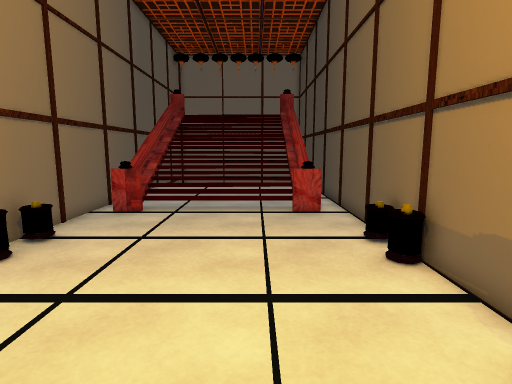
[1] (above)

12 first-person views from a walk through a 3-D level made in the Unity game engine. The camera is 1.4 m above the floor, tilts 8° down and sees 80° across. The floor is counted in squares, 0.5 m on a side. Each view is taken from the middle of a square. On the plan, view 1 faces up. The plan holds only what a view shows up to about 20 squares ahead; the rest is blank. The place goes on beyond the plan. The player character is not drawn. Some animated figures are left out.

[2]
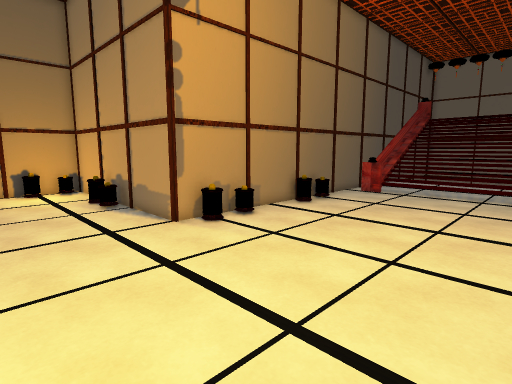

[3]
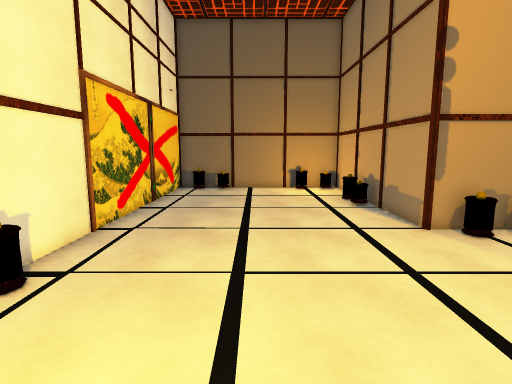

[4]
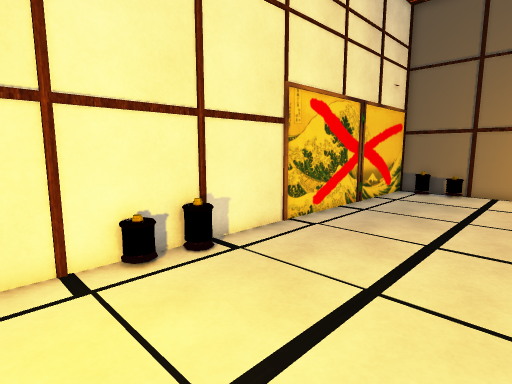

[5]
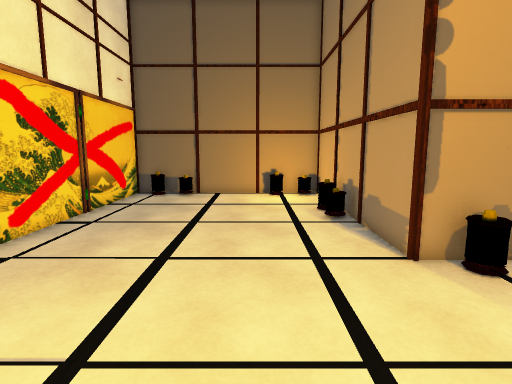

[6]
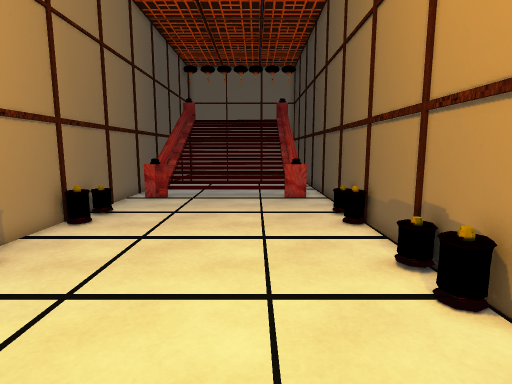

[7]
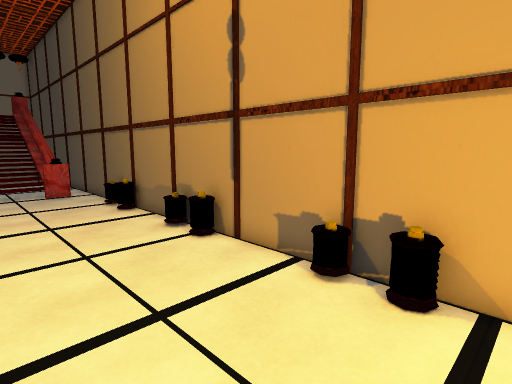

[8]
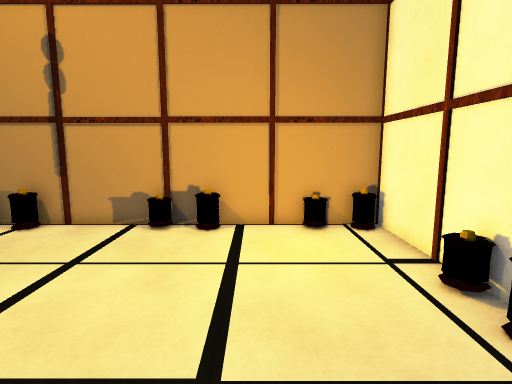

[9]
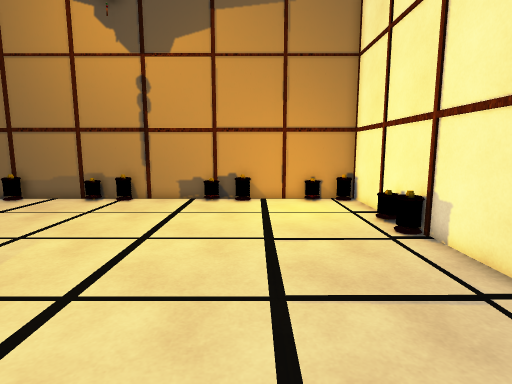

[10]
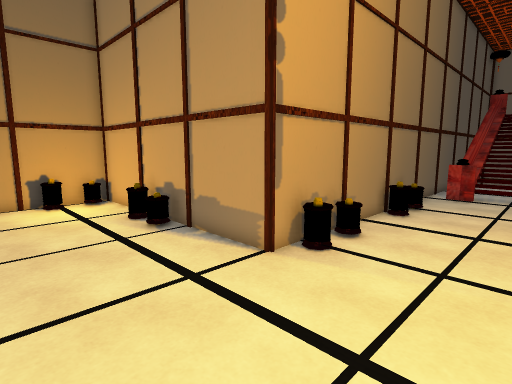

[11]
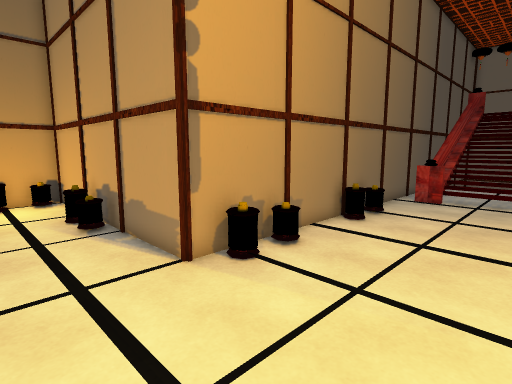

[12]
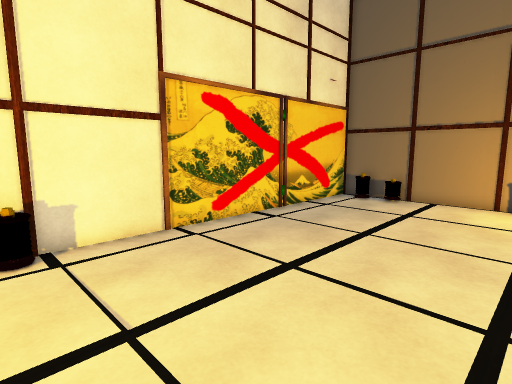

### Floor plan
Key: @ floor where view 1 was taken; # wall or solid block; . main floor; : floor 0.75 m higher than the main floor; + floor 1 m higher than the main floor; / step, stairs or slope; = window, fence, low wall or low ledge; ^ raised ledge; v drop or lower ground.
Columns run from 20 left of view 1 to 4 right of it. Each row starts with its distance up from view 1.
 18              #v       =
 17              #v++++   =
 16              #v://vvvv###
 15              #v///////=##
 14              ###//////==#
 13              #==......==#
 12              #..........#
 11              #..........#
 10              #..........#
  9              #..........#
  8              #=........=#
  7              #..........#
  6              #..........#
  5              #..........#
  4              #..........#
  3              #..........#
  2             ##..........#
  1              ==........=#
  0 ##############......@...#
 -1  #...====...............#
 -2 ##......................#
 -3 #==.....................#
 -4 ##......................#
 -5  #.....................=#
 -6  #......................#
 -7  #......................#
 -8 ##......................#
 -9 # ......................#
-10 #^=.....................#
-11 # ...............===...=#
-12 #########################

Where each view was taken, in squares from view 1:
view 1: 0 up, 0 right, facing up
view 2: 6 down, 3 right, facing up-left
view 3: 6 down, 3 right, facing left
view 4: 4 down, 2 right, facing down-left
view 5: 4 down, 0 right, facing left
view 6: 4 down, 0 right, facing up
view 7: 7 down, 2 left, facing up-right
view 8: 7 down, 7 left, facing right
view 9: 6 down, 13 left, facing right
view 10: 6 down, 2 left, facing up-left
view 11: 4 down, 1 left, facing up-left
view 12: 2 down, 2 left, facing down-left
